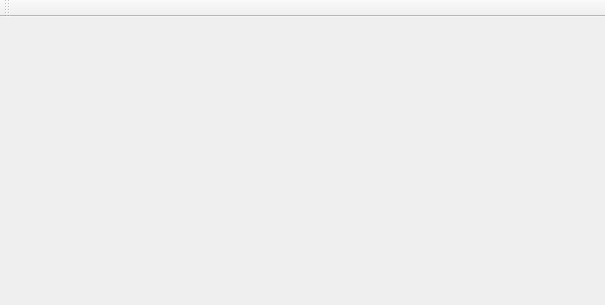
<?xml version="1.0" encoding="UTF-8"?>
<ui version="4.0">
 <class>MainWindow</class>
 <widget class="QMainWindow" name="MainWindow">
  <property name="geometry">
   <rect>
    <x>0</x>
    <y>0</y>
    <width>605</width>
    <height>305</height>
   </rect>
  </property>
  <property name="windowTitle">
   <string>MainWindow</string>
  </property>
  <widget class="QWidget" name="centralWidget"/>
  <widget class="QToolBar" name="mainToolBar">
   <attribute name="toolBarArea">
    <enum>TopToolBarArea</enum>
   </attribute>
   <attribute name="toolBarBreak">
    <bool>false</bool>
   </attribute>
  </widget>
 </widget>
 <layoutdefault spacing="6" margin="11"/>
 <resources/>
 <connections/>
</ui>
